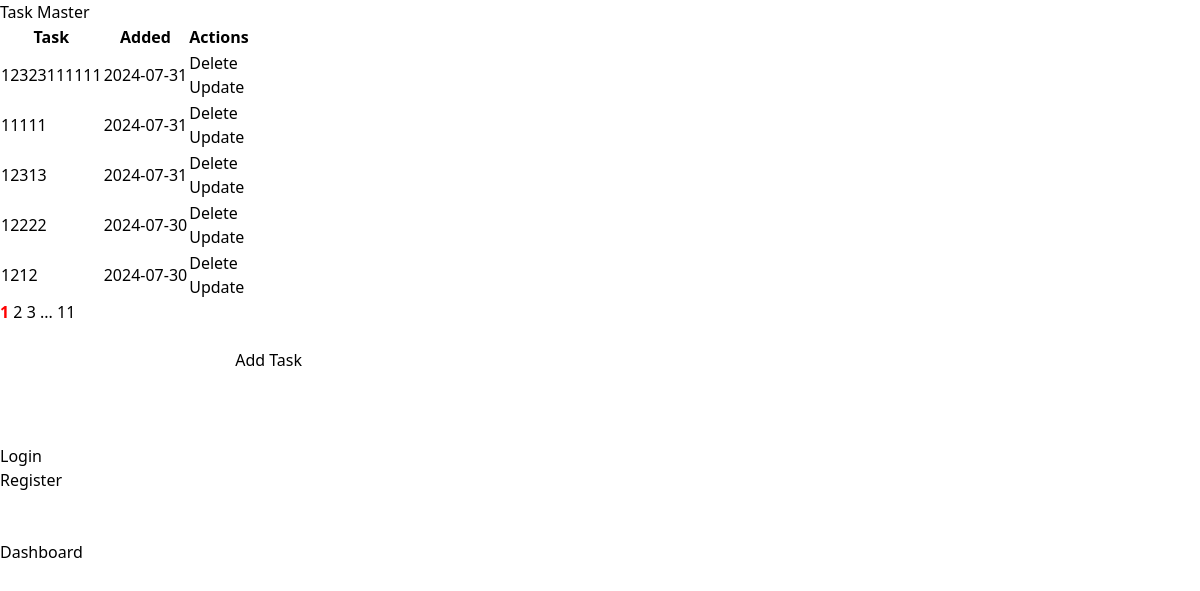
The page /tasks (signed in) on the database its author committed.
### app.py (models this page shows, shortened)
class Todo(db.Model):
    id = db.Column(db.Integer, primary_key=True)
    content = db.Column(db.String(200), nullable=False)
    completed = db.Column(db.Integer, default=0)
    date_created = db.Column(db.DateTime, default=datetime.now)

### app.py (the view)
@app.route('/tasks', methods=['GET','POST'])
@login_required
def tasks():
    if request.method == 'POST':
        task_content= request.form['content']
        new_task= Todo(content=task_content)
        try:
            db.session.add(new_task)
            db.session.commit()
            return redirect('/tasks')
        except:
            return 'there was an error adding new task'
    else:
        page = request.args.get('page',1 , type=int)
        tasks = Todo.query.order_by(Todo.date_created.desc()).paginate(page = page, per_page=5)
        return render_template('tasks.html', tasks=tasks)

### app.py (called while the page is built)
@login_manager.user_loader
def load_user(user_id):
    return User.query.get(int(user_id))

### templates/tasks.html (shortened to what this page needs)
{% extends 'base.html' %}
{% block body%}
<div class="content">
        <h1> Task Master </h1>
        {% if  tasks.items|length <1 %}
        <h4> There are no tasks. Create one below </h4>
        {% else %}
        <table>
            <tr>
                <th> Task </th>
                <th> Added </th>
                <th> Actions </th>
            </tr>
            {% for task in tasks.items %}
            <tr>
                <td>{{ task.content }}</td>
                <td> {{ task.date_created.date() }}</td>
                <td>
                    <a href="/delete/{{task.id}}"> Delete </a>
                    <br>
                    <a href="/update/{{task.id}}"> Update </a>
                </td>
            </tr>
            {% endfor %}
        </table>
        {% for page_num in tasks.iter_pages( left_edge=1, right_edge=1, left_current=1, right_current=2) %}
            {% if page_num%}
             {% if tasks.page == page_num%}
               <a style="color: red; font-weight:bolder;" href="{{ url_for('tasks', page=page_num )}}"> {{ page_num }}</a>
               {% else %}
               <a href="{{ url_for('tasks', page=page_num )}}"> {{ page_num }}</a>
               {% endif %}
            {% else %}
                ...
            {% endif %}
        {% endfor %}
        {% endif%}
    <br />
    <br />
        <form action="/tasks" method="POST">
            <input type="text" name="content" id="content" />
            <input type="submit" value="Add Task" />
        </form>
        <br />
        <br />
        <br />
    <a href="{{ url_for('login')}}" > Login </a>
    <br />
    <a href="{{url_for('register')}}"> Register </a>
    </div>
<br />
<br />
    <a href="{{url_for('dashboard')}}"> Dashboard </a>
    {% endblock %}

### templates/base.html (shortened to what this page needs)
<!DOCTYPE html>
<html lang="en">
  <head>
    <link
      rel="stylesheet"
      href="{{url_for('static', filename='css/output.css')}}"
    />
  </head>
  <body>
    {% block body%} {% endblock %}
  </body>
</html>

### rows shown on the page
Todo: content "12323111111", date_created "2024-07-31"
Todo: content "11111", date_created "2024-07-31"
Todo: content "12313", date_created "2024-07-31"
Todo: content "12222", date_created "2024-07-30"
Todo: content "1212", date_created "2024-07-30"

### other values the page prints
{{ page_num }} "1"
{{ page_num }} "2" "3" "11"
